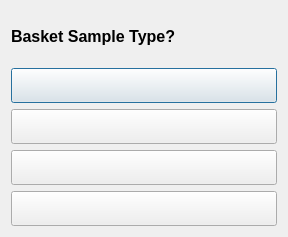
<?xml version="1.0" encoding="UTF-8"?>
<ui version="4.0">
 <class>typeselDialog</class>
 <widget class="QDialog" name="typeselDialog">
  <property name="geometry">
   <rect>
    <x>0</x>
    <y>0</y>
    <width>288</width>
    <height>237</height>
   </rect>
  </property>
  <property name="windowTitle">
   <string>Sample Type</string>
  </property>
  <layout class="QVBoxLayout" name="verticalLayout_2">
   <item>
    <layout class="QVBoxLayout" name="verticalLayout">
     <item>
      <widget class="QLabel" name="label">
       <property name="font">
        <font>
         <pointsize>12</pointsize>
         <weight>75</weight>
         <bold>true</bold>
        </font>
       </property>
       <property name="text">
        <string>Basket Sample Type?</string>
       </property>
      </widget>
     </item>
     <item>
      <widget class="QPushButton" name="btn_0">
       <property name="minimumSize">
        <size>
         <width>165</width>
         <height>35</height>
        </size>
       </property>
       <property name="font">
        <font>
         <pointsize>14</pointsize>
        </font>
       </property>
       <property name="text">
        <string/>
       </property>
      </widget>
     </item>
     <item>
      <widget class="QPushButton" name="btn_1">
       <property name="minimumSize">
        <size>
         <width>165</width>
         <height>35</height>
        </size>
       </property>
       <property name="font">
        <font>
         <pointsize>14</pointsize>
        </font>
       </property>
       <property name="text">
        <string/>
       </property>
      </widget>
     </item>
     <item>
      <widget class="QPushButton" name="btn_2">
       <property name="minimumSize">
        <size>
         <width>165</width>
         <height>35</height>
        </size>
       </property>
       <property name="font">
        <font>
         <pointsize>14</pointsize>
        </font>
       </property>
       <property name="text">
        <string/>
       </property>
      </widget>
     </item>
     <item>
      <widget class="QPushButton" name="btn_3">
       <property name="minimumSize">
        <size>
         <width>165</width>
         <height>35</height>
        </size>
       </property>
       <property name="font">
        <font>
         <pointsize>14</pointsize>
        </font>
       </property>
       <property name="text">
        <string/>
       </property>
      </widget>
     </item>
    </layout>
   </item>
  </layout>
 </widget>
 <resources/>
 <connections/>
</ui>
